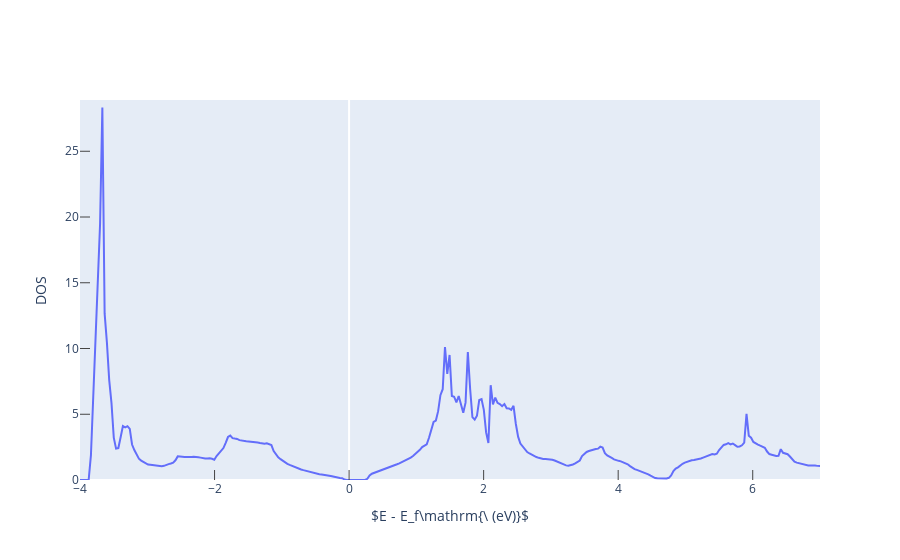

This figure's notebook cell:
### Code cell
fig_el_dos = get_plot_dos(el_dos, plot_range=[-4,7])
fig_el_dos.show()

### Figure 1 — Plotly figure (JSON) as saved in the notebook; plotly's stock layout.template omitted (floating-point values rounded to 4 significant figures; data arrays with more than 128 entries replaced by an {"elided": "..."} marker saying what was removed)
{"data": [{"mode": "lines", "type": "scatter", "x": {"elided": "2001 float values"}, "y": {"elided": "2001 float values"}}], "layout": {"xaxis": {"mirror": true, "range": [-4, 7], "showgrid": false, "ticklen": 10, "ticks": "inside", "title": {"text": "$E - E_f\\mathrm{\\ (eV)}$"}}, "yaxis": {"mirror": true, "range": [0, 28.9], "showgrid": false, "ticklen": 10, "ticks": "inside", "title": {"text": "DOS"}}}}
